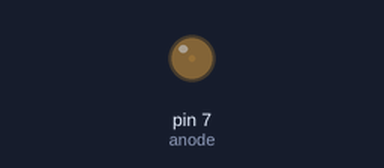
Bench run of a program on a simulated Raspberry Pi (header pin numbers). Shown: output pins drawn as LEDs (lit = HIGH).

Above: at 0.05 s.
At 1.8 s:
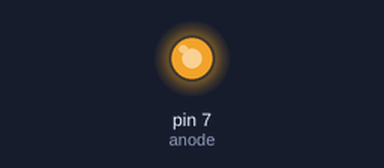
At 2.7 s:
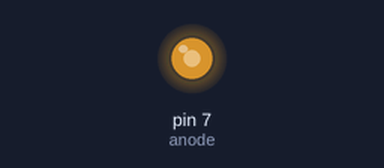
At 3.6 s:
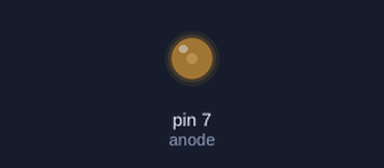
Timing chart, 0 to 5.2 s (numbered marks = the images above):
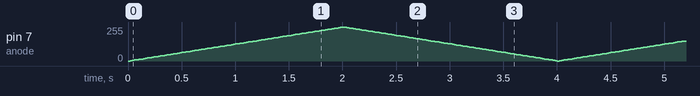

The program:

light_PWM.py
```python
import RPi.GPIO as gpio
import time

gpio.setmode(gpio.BOARD)
anode = 7

gpio.setup(anode, gpio.OUT)

pwm = gpio.PWM(anode,50)
pwm.start(0)

try:
	while True:
		for i in range (100):
			pwm.ChangeDutyCycle(i)
			time.sleep(0.02)
		for i in range (100):
			pwm.ChangeDutyCycle(100 - i)
			time.sleep(0.02)
except KeyboardInterrupt:
	pass

pwm.stop()
gpio.cleanup()
```
